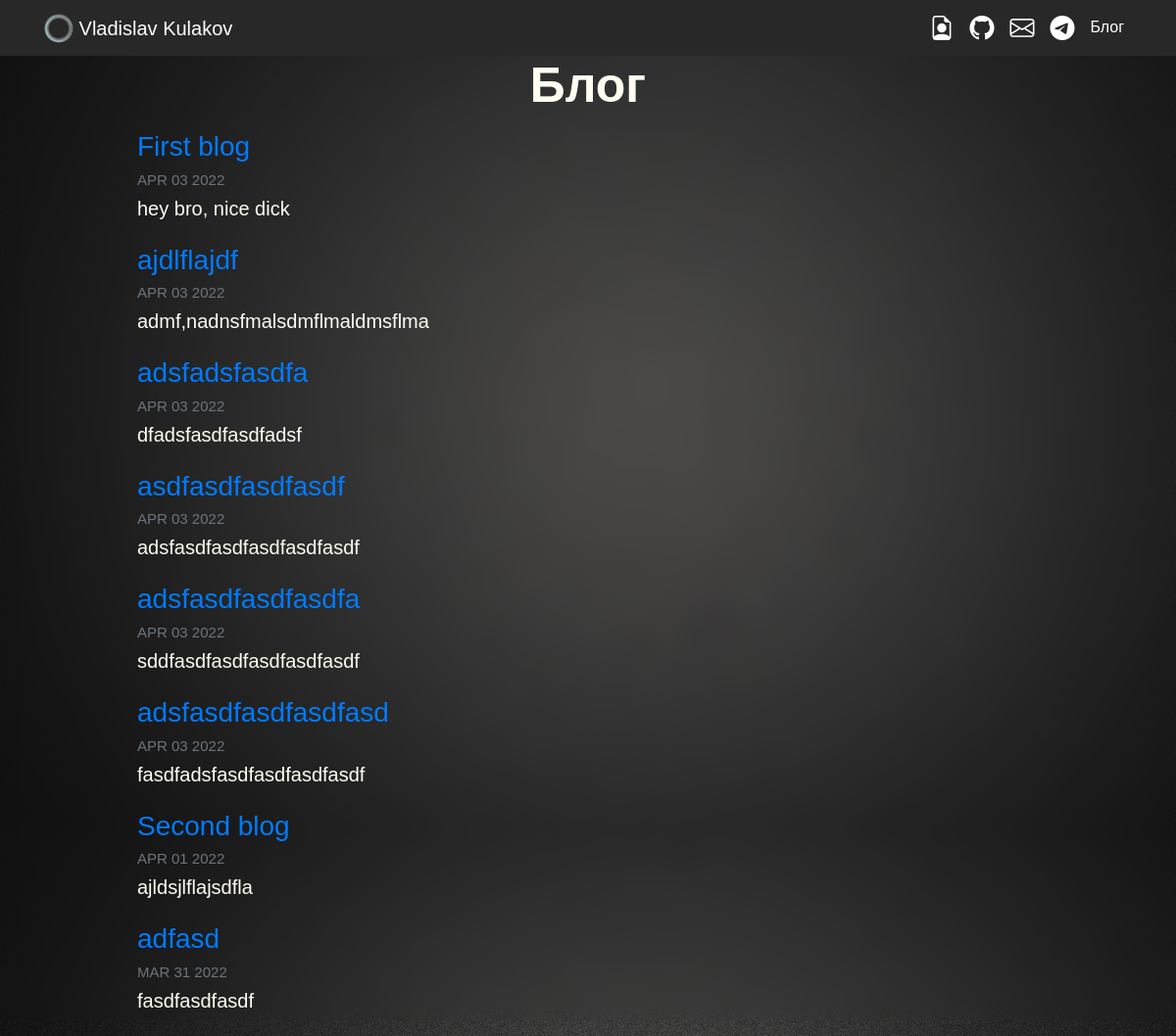
Page /blog/ on the earlier database version.
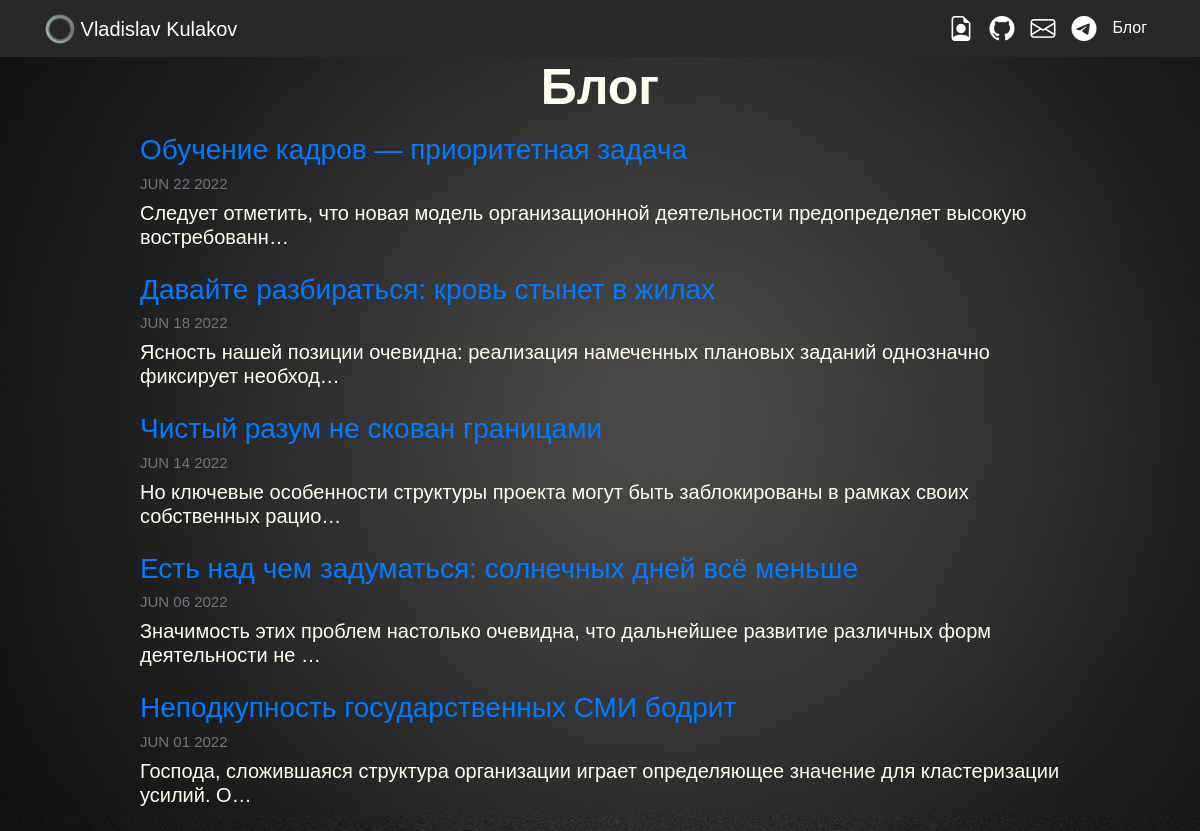
Same page on the later database version.
### blog/models.py (models this page shows, shortened)
class Blog(models.Model):
    title = models.CharField(max_length=200)
    description = models.TextField()
    date = models.DateField()

### blog/views.py (the view)
# urls.py: path('', views.all_blogs, name='all_blogs'),
def all_blogs(request):
    blogs = Blog.objects.order_by('-date')  # order_by - сортировка отображения, в данном случае по дате
    return render(request, 'blog/all_blogs.html', {'blogs': blogs})

### blog/templates/blog/all_blogs.html
{% extends 'portfolio/base.html' %}
{% block content %}
{% load static %}
<h1 id="blogtitle" class="font-weight-bold text-center" style="font-size:50px">Блог</h1>
{% for blog in blogs %}
<div class="row justify-content-center my-3">
    <div class="col-md-10">
        <a href="{% url 'blog:detail' blog.id %}">
            <h2 style="font-size:28px">{{ blog.title }}</h2>
        </a>
        <h5 class="text-muted" style="font-size:15px">{{ blog.date|date:'M d Y'|upper }}</h5>
        <h4 style="font-size:20px">{{ blog.description|striptags|truncatechars:100 }}</h4>
    </div>
</div>
{% endfor %}
{% endblock %}

Differences in the rows shown:
removed Blog: title "First blog", date "APR 03 2022", description "hey bro, nice dick"
removed Blog: title "ajdlflajdf", date "APR 03 2022", description "admf,nadnsfmalsdmflmaldmsflma"
removed Blog: title "adsfadsfasdfa", date "APR 03 2022", description "dfadsfasdfasdfadsf"
removed Blog: title "asdfasdfasdfasdf", date "APR 03 2022", description "adsfasdfasdfasdfasdfasdf"
removed Blog: title "adsfasdfasdfasdfa", date "APR 03 2022", description "sddfasdfasdfasdfasdfasdf"
removed Blog: title "adsfasdfasdfasdfasd", date "APR 03 2022", description "fasdfadsfasdfasdfasdfasdf"
removed Blog: title "Second blog", date "APR 01 2022", description "ajldsjlflajsdfla"
removed Blog: title "adfasd", date "MAR 31 2022", description "fasdfasdfasdf"
added Blog: title "Обучение кадров — приоритетная задача", date "JUN 22 2022", description "Следует отметить, что новая модель организационной деятельности предопределяет высокую востребованн…"
added Blog: title "Давайте разбираться: кровь стынет в жилах", date "JUN 18 2022", description "Ясность нашей позиции очевидна: реализация намеченных плановых заданий однозначно фиксирует необход…"
added Blog: title "Чистый разум не скован границами", date "JUN 14 2022", description "Но ключевые особенности структуры проекта могут быть заблокированы в рамках своих собственных рацио…"
added Blog: title "Есть над чем задуматься: солнечных дней всё меньше", date "JUN 06 2022", description "Значимость этих проблем настолько очевидна, что дальнейшее развитие различных форм деятельности не …"
added Blog: title "Неподкупность государственных СМИ бодрит", date "JUN 01 2022", description "Господа, сложившаяся структура организации играет определяющее значение для кластеризации усилий. О…"
